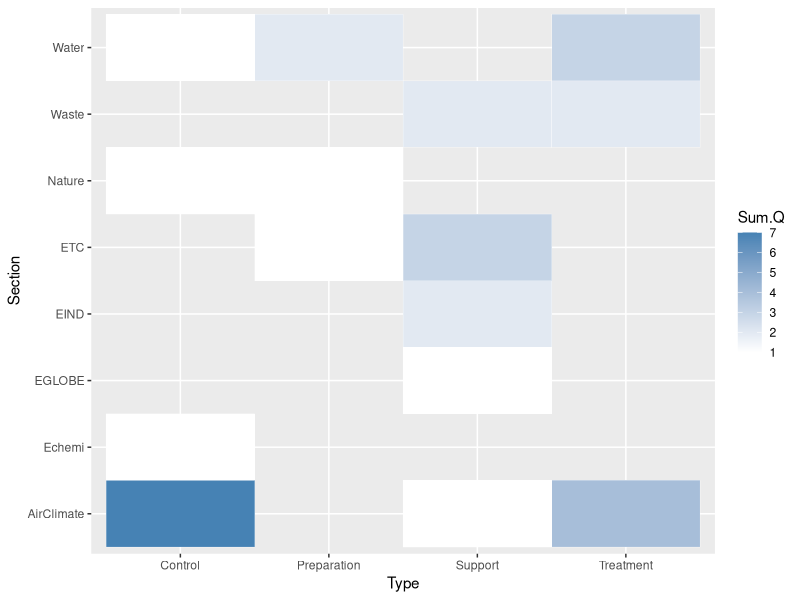
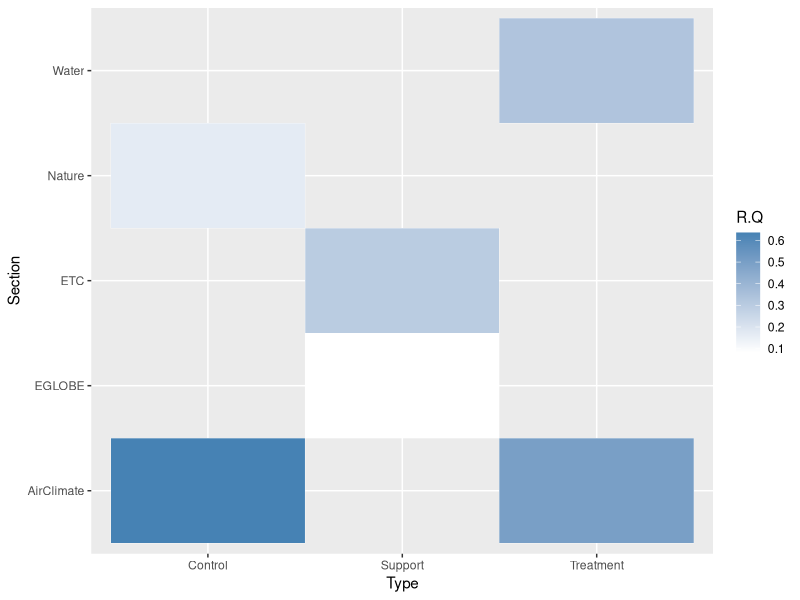
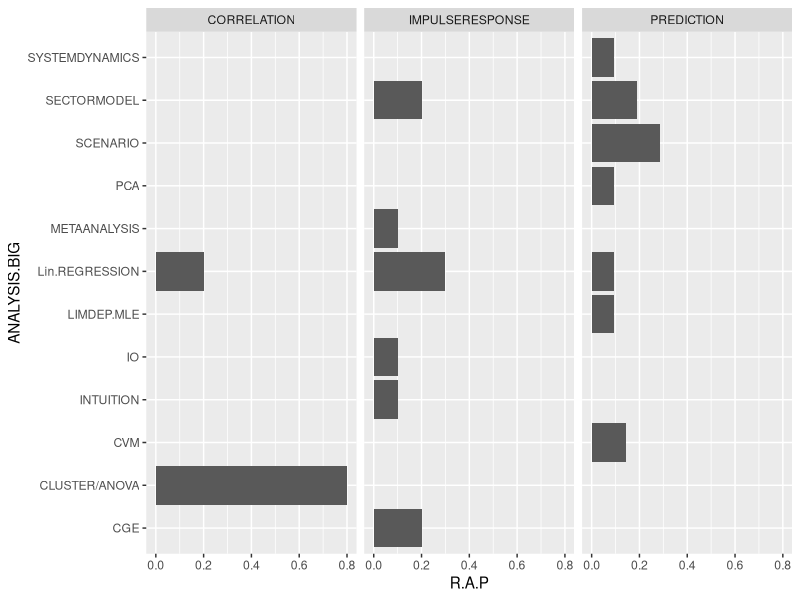
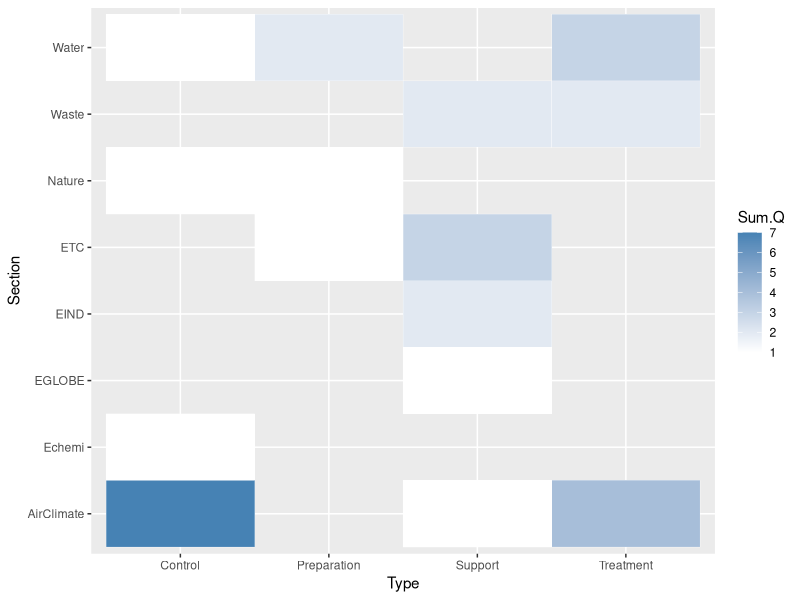
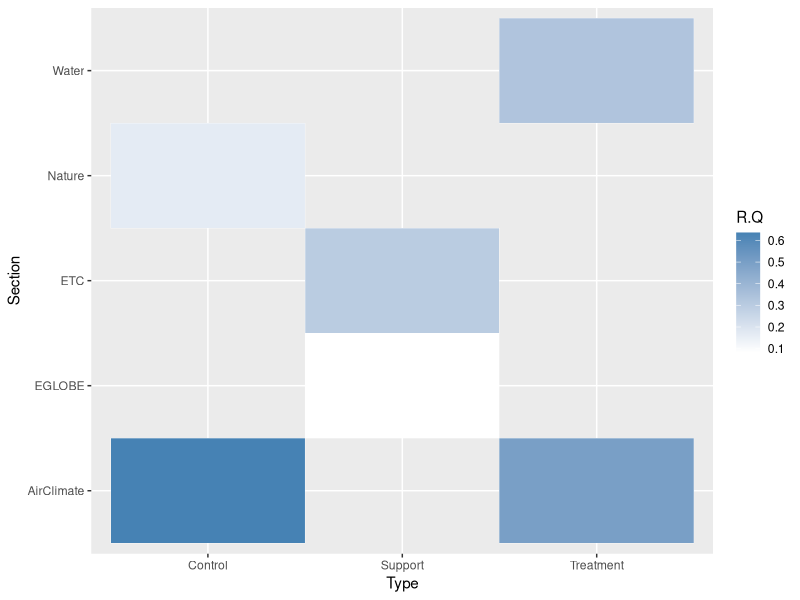

Write the R code that produced these figures, in order.
## ---- chunk 1
knitr::opts_chunk$set(echo = TRUE)
## ---- chunk 2
library(readr)
library(dplyr)
library(tidyr)
library(stringr)
library(ggplot2)
library(knitr)
EnvResearch <- read_csv("EnvResearch_0619.csv")
zerotoNA=function(x){
  x[is.na(x)]=0
  return(x)}   
EnvResearch$Method[EnvResearch$Method=="Econometrics"]="STATANAL"
## ---- chunk 3
STFreq=EnvResearch %>% group_by(Section,Type) %>% summarise(F.S.T=n()) %>%  spread(key=Type,value=F.S.T)%>% mutate_all(zerotoNA)
MethodFrequency=EnvResearch %>% group_by(Section,Type,Method) %>% summarise(FM=n()) 




# Method Frequency Overall
MethodFrequency %>% 
  ungroup() %>% 
  group_by(Method) %>% 
  summarise(Sum.M=sum(FM)) %>% 
  arrange(desc(Sum.M)) %>% 
  mutate(Sum.All=sum(Sum.M)) %>% 
  mutate(R.M=round(Sum.M/Sum.All,digits=3)) %>% 
  select(-3) %>% kable() 
## ---- chunk 4
# Method Frequncey by Section
MethodFrequency %>% 
  ungroup() %>% 
  group_by(Section,Method) %>% 
  summarize(Sum.M.S.T=sum(FM)) %>% 
  ungroup() %>% 
  group_by(Section) %>% 
  mutate(Sum.S=sum(Sum.M.S.T)) %>% 
  mutate(R.M.S=round(Sum.M.S.T/Sum.S,digits=3)) %>% 
  filter(Sum.S>5) %>%
  select(c(1,2,5)) %>% 
  spread(key=Section,value=R.M.S) %>% mutate_all(zerotoNA) %>%
  kable()

MethodFrequency %>% 
  ungroup() %>% 
  group_by(Section,Method) %>% 
  summarize(Sum.M.S.T=sum(FM)) %>% 
  ungroup() %>% 
  group_by(Section) %>% 
  mutate(Sum.S=sum(Sum.M.S.T)) %>% 
  mutate(R.M.S=round(Sum.M.S.T/Sum.S,digits=3)) %>% 
  filter(Sum.S>5) %>% filter(Method=="STATANAL"|Method=="Modeling"|Method=="SystemAnal"|Method=="Scenario") %>%
  spread(key=Method,value=R.M.S) %>% mutate_all(zerotoNA) %>% mutate(Qm=STATANAL+Modeling+SystemAnal+Scenario) %>% group_by(Section) %>% summarise(Qm.S=sum(Qm)) %>% arrange(desc(Qm.S))

#Econ and Model share by section
Qshare.S=MethodFrequency %>% 
  ungroup() %>% 
  group_by(Section,Method) %>% 
  summarize(Sum.M.S.T=sum(FM)) %>% 
  ungroup() %>% 
  group_by(Section) %>% 
  mutate(Sum.S=sum(Sum.M.S.T)) %>% 
  mutate(R.M.S=round(Sum.M.S.T/Sum.S,digits=3)) %>% filter(Sum.S>5)%>%
  select(c(1,2,5)) %>%
  spread(key=Method,value=R.M.S) %>% 
  mutate(Quan=sum(zerotoNA(STATANAL),zerotoNA(Modeling),zerotoNA(SystemAnal),zerotoNA(Scenario))) %>%
  select(c(1,6,9,11,13,15)) %>% 
  mutate_all(zerotoNA) 

kable(Qshare.S)

# Econ and Model share : take out Sections less than 5 obs
MethodFrequency %>% 
  ungroup() %>% 
  group_by(Section,Method) %>% 
  summarize(Sum.M.S.T=sum(FM)) %>% 
  ungroup() %>% 
  group_by(Section) %>% 
  summarise(Sum.S=sum(Sum.M.S.T)) %>% left_join(Qshare.S,by="Section") %>% filter(Sum.S>5) %>% arrange(desc(Quan)) %>% mutate_all(zerotoNA) %>% kable()

#Quant share by section and type

Q.Total=MethodFrequency %>% 
  ungroup() %>% 
  group_by(Type,Section) %>% 
  mutate(Sum.M.S.T=sum(FM)) %>%
  spread(key=Method,value=FM) %>%
  mutate_all(zerotoNA) %>%
  mutate(Sum.Q=STATANAL+Modeling+SystemAnal+Scenario) %>%
  select(1,2,3,17)%>%
  mutate(R.Q=round(Sum.Q/Sum.M.S.T,digits=3)) %>%
  filter(Sum.Q>0)%>%
  select(1,2,4)

Q.Total %>% spread(key=Type,value=Sum.Q)%>% mutate_all(zerotoNA)

R.Q=MethodFrequency %>% 
  ungroup() %>% 
  group_by(Type,Section) %>% 
  mutate(Sum.M.S.T=sum(FM)) %>%
  spread(key=Method,value=FM) %>%
  mutate_all(zerotoNA) %>%
  mutate(Sum.Q=STATANAL+Modeling+SystemAnal+Scenario) %>%
  select(1,2,3,17)%>%
  mutate(R.Q=round(Sum.Q/Sum.M.S.T,digits=3)) %>% filter(Sum.M.S.T>5 & R.Q>0) %>%
  select(1,2,5)
R.Q %>% spread(key=Type,value=R.Q)%>% mutate_all(zerotoNA)
  
Q.F=ggplot(Q.Total,aes(Type,Section))+geom_tile(aes(fill=Sum.Q),color="white")+scale_fill_gradient(low="white",high="steelblue")
Q.F
ggsave(Q.F,file="Q.F.png")
Q.R=ggplot(R.Q, aes(Type,Section))+geom_tile(aes(fill=R.Q),color="white")+scale_fill_gradient(low="white",high="steelblue")
Q.R
ggsave(Q.R,file="Q.R.png")
## ---- chunk 5
# Method Frequncey by Type
MethodFrequency %>% 
  ungroup() %>% 
  group_by(Type,Method) %>% 
  summarize(Sum.M.T.T=sum(FM)) %>% 
  ungroup() %>% 
  group_by(Type) %>% 
  mutate(Sum.T=sum(Sum.M.T.T)) %>% 
  mutate(R.M.T=round(Sum.M.T.T/Sum.T,digits=3)) %>% 
  select(c(1,2,5)) %>% 
  spread(key=Type,value=R.M.T) %>% mutate_all(zerotoNA) %>%
  kable()




Qshare.T=MethodFrequency %>% 
  ungroup() %>% 
  group_by(Type,Method) %>% 
  summarize(Sum.M.S.T=sum(FM)) %>% 
  ungroup() %>% 
  group_by(Type) %>% 
  mutate(Sum.S=sum(Sum.M.S.T)) %>% 
  mutate(R.M.S=round(Sum.M.S.T/Sum.S,digits=3)) %>% 
  select(c(1,2,5)) %>%
  spread(key=Method,value=R.M.S) %>% 
  mutate(Quan=sum(zerotoNA(STATANAL),zerotoNA(Modeling))) %>%
  select(c(1,6,9,11,13,15)) %>% 
  mutate_all(zerotoNA) 


MethodFrequency %>% 
  ungroup() %>% 
  group_by(Type,Method) %>% 
  summarize(Sum.M.T.T=sum(FM)) %>% 
  ungroup() %>% 
  group_by(Type) %>% 
  summarise(Sum.T=sum(Sum.M.T.T)) %>% left_join(Qshare.T,by="Type") %>% filter(Sum.T>5) %>% arrange(desc(Quan)) %>% mutate_all(zerotoNA) %>% kable()

## ---- chunk 6

# Loading budget data
#library(readr)
EnvResearch_budget = read_csv("EnvResearch_budget.csv")
EnvResearch_budget$index2=(1:(dim(EnvResearch_budget)[1]))
R.Budget= EnvResearch_budget %>% select(1:2,5)
R.Method.Budget =left_join(EnvResearch,R.Budget,by="index2") %>% filter(!is.na(Budget))
# Take average for double counting
R.Method.Budget.2=R.Method.Budget %>%
  group_by(index2) %>% 
  mutate(nBudget=n()) %>% 
  mutate(m.Budget=Budget/nBudget)
  
M.F.Budget=R.Method.Budget.2 %>% group_by(Section,Type,Method) %>% summarise(FM=n(),Sum.Budget=sum(m.Budget)) 
## ---- chunk 7

# Weighted Method Frequency Overall
M.F.Budget %>% 
  ungroup() %>% 
  group_by(Method) %>% 
  summarise(Sum.M=sum(FM),Sum.Budget.All=sum(Sum.Budget)) %>% 
  mutate(w.M=Sum.M*(Sum.Budget.All))%>%
  mutate(w.R.M=round(w.M/sum(w.M),digits=3)) %>%
  arrange(desc(w.R.M)) %>% 
#  mutate(Sum.All=sum(Sum.M)) %>% 
#  mutate(R.M=round(Sum.M/Sum.All,digits=3)) %>% 
  select(-3) %>% kable() 

# Weighted Method Frequncy by Sector
M.F.Budget %>% 
  ungroup() %>% 
  group_by(Section,Method) %>% 
  summarize(Sum.M.S.T=sum(FM),Sum.Budget.All=sum(Sum.Budget)) %>% 
  ungroup() %>% 
  group_by(Section) %>% 
  mutate(w.M.S=Sum.M.S.T*(Sum.Budget.All)) %>% 
  mutate(w.R.M.S=round(w.M.S/sum(w.M.S),digits=3))  %>%
  select(c(1,2,6)) %>% 
  spread(key=Section,value=w.R.M.S) %>% mutate_all(zerotoNA) %>%
  kable()

# Weighted Method Frequncy by Type
M.F.Budget %>% 
  ungroup() %>% 
  group_by(Type,Method) %>% 
  summarize(Sum.M.S.T=sum(FM),Sum.Budget.All=sum(Sum.Budget)) %>% 
  ungroup() %>% 
  group_by(Type) %>% 
  mutate(w.M.T=Sum.M.S.T*(Sum.Budget.All)) %>% 
  mutate(w.R.M.T=round(w.M.T/sum(w.M.T),digits=3))  %>%
  select(c(1,2,6)) %>% 
  spread(key=Type,value=w.R.M.T) %>% mutate_all(zerotoNA) %>%
  kable()
## ---- chunk 8
# Qunatitative Research
QResearch=read_csv("QRESEARCH.csv")
unique(QResearch$Method) %>% print()
QResearch$ANALYSIS.BIG=QResearch$ANALYSIS
QResearch$ANALYSIS.BIG[str_detect(QResearch$ANALYSIS,fixed("MODEL"))]="SECTORMODEL"
QResearch$ANALYSIS.BIG[str_detect(QResearch$ANALYSIS,fixed("CLUSTER"))|str_detect(QResearch$ANALYSIS,fixed("ANOVA"))]="CLUSTER/ANOVA"
QResearch$ANALYSIS.BIG[str_detect(QResearch$ANALYSIS,fixed("LOGIT"))|str_detect(QResearch$ANALYSIS,fixed("PROBIT"))]="LIMDEP.MLE"
QResearch$ANALYSIS.BIG[str_detect(QResearch$ANALYSIS,fixed("REGRESSION"))]="Lin.REGRESSION"
QResearch$ANALYSIS.BIG[str_detect(QResearch$ETC,fixed("CVM"))]="CVM"

ANAL.F=QResearch %>% group_by(PURPOSE,ANALYSIS.BIG) %>% summarise(N.ANA=n()) %>% ungroup() 
ANAL.F %>% group_by(PURPOSE) %>% summarise(Sum.P=sum(N.ANA)) %>% arrange(desc(Sum.P)) %>% mutate(R.P=round(Sum.P/sum(Sum.P),digits=3)) %>% kable()
ANAL.F %>% group_by(ANALYSIS.BIG) %>% summarise(Sum.A=sum(N.ANA)) %>% arrange(desc(Sum.A)) %>% mutate(R.A=round(Sum.A/sum(Sum.A),digits=3)) %>% kable()


## ---- chunk 9
ANAL.F %>% group_by(ANALYSIS.BIG,PURPOSE) %>% summarise(Sum.A.P=sum(N.ANA)) %>% ungroup() %>% group_by(PURPOSE) %>% mutate(R.A.P=round(Sum.A.P/sum(Sum.A.P),digits=3)) %>% select(-3) %>% spread(key=PURPOSE,value=R.A.P) %>% mutate_all(zerotoNA) 

ANAL.F.P=QResearch %>% 
#  filter(ANALYSIS.BIG!="CVM") %>% 
  group_by(PURPOSE,ANALYSIS.BIG) %>% 
  summarise(N.ANA=n()) %>% 
  ungroup() 

ANAL.F.P %>% 
  group_by(ANALYSIS.BIG,PURPOSE) %>% 
  summarise(Sum.A.P=sum(N.ANA)) %>% 
  ungroup() %>% 
  group_by(PURPOSE) %>% 
  mutate(R.A.P=round(Sum.A.P/sum(Sum.A.P),digits=3)) %>% 
  select(-3) %>% 
  spread(key=PURPOSE,value=R.A.P) %>% 
  mutate_all(zerotoNA) %>%
  kable()

ANAL.F.P.G=ANAL.F.P %>% 
  group_by(ANALYSIS.BIG,PURPOSE) %>% 
  summarise(Sum.A.P=sum(N.ANA)) %>% 
  ungroup() %>% 
  group_by(PURPOSE) %>% 
  mutate(R.A.P=round(Sum.A.P/sum(Sum.A.P),digits=3)) 
ANAL.F.P.graph= ANAL.F.P.G %>% ggplot(aes(x=ANALYSIS.BIG,y=R.A.P))+geom_col()+coord_flip()+facet_wrap(~PURPOSE)
ANAL.F.P.graph
save(ANAL.F.P.graph,file="ANAL.F.P.png")
## ---- chunk 10
ANAL.F.S=QResearch %>% 
  #  filter(ANALYSIS.BIG!="CVM") %>% 
  group_by(Section,ANALYSIS.BIG) %>% 
  summarise(N.ANA=n()) %>% 
  ungroup()

ANAL.F.S %>% 
  group_by(ANALYSIS.BIG,Section) %>% 
  summarise(Sum.A.S=sum(N.ANA)) %>% 
  ungroup() %>% 
  group_by(Section) %>% 
  mutate(R.A.S=round(Sum.A.S/sum(Sum.A.S),digits=3)) %>% 
  select(-3) %>% 
  spread(key=Section,value=R.A.S) %>% 
  mutate_all(zerotoNA) %>% kable()
## ---- chunk 11
ANAL.F.T=QResearch %>% 
  #  filter(ANALYSIS.BIG!="CVM") %>% 
  group_by(Type,ANALYSIS.BIG) %>% 
  summarise(N.ANA=n()) %>% 
  ungroup()

ANAL.F.T %>% 
  group_by(ANALYSIS.BIG,Type) %>% 
  summarise(Sum.A.T=sum(N.ANA)) %>% 
  ungroup() %>% 
  group_by(Type) %>% 
  mutate(R.A.T=round(Sum.A.T/sum(Sum.A.T),digits=3)) %>% 
  select(-3) %>% 
  spread(key=Type,value=R.A.T) %>% 
  mutate_all(zerotoNA) %>% kable()
